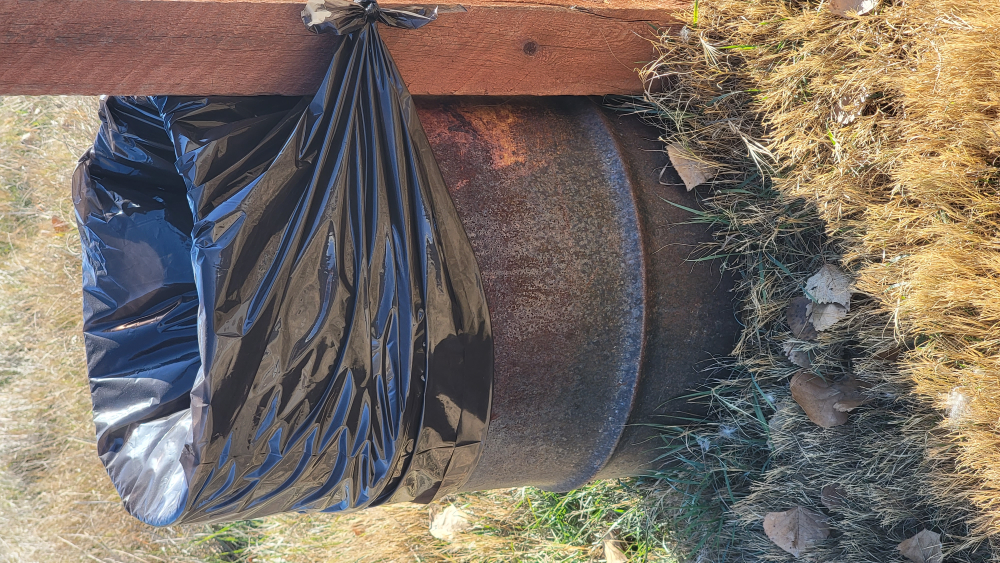
#> input picture photos/batch85/barrel-trash-close.jpg, 4000 x 2252 px, given in place of blue-pebbled-plastic.jpg, which was not available (shown at 1/4 size)
$ python tex_85.py
#> lines starting #> are read from the running program, lines starting #| are printed output that depends on the picture
"""Textures for queue item 85 (photos/batch85/): blue pebbled plastic, brushed bronze, grey cracked concrete, pink broom
concrete, spangled galvanized zinc and the creek bed, all seamless (two-pass, variance-preserving) + normal maps."""
import os, numpy as np, cv2
from PIL import Image
OUT = "assets/textures"; ROT = {3: Image.ROTATE_180, 6: Image.ROTATE_270, 8: Image.ROTATE_90}
def load(n):
#> called with n = 'blue-pebbled-plastic'
    im = Image.open(f"photos/batch85/{n}.jpg"); o = im.getexif().get(274, 1)
#> in load, im is the input picture: PIL image 4000x2252 RGB; mean R, G, B 119.5, 108.7, 99.3
#> after `o = im.getexif().get(274, 1)`: o = 6
    if o in ROT: im = im.transpose(ROT[o])
#> im: PIL image 2252x4000 RGB
    return cv2.cvtColor(np.asarray(im.convert("RGB")), cv2.COLOR_RGB2BGR)
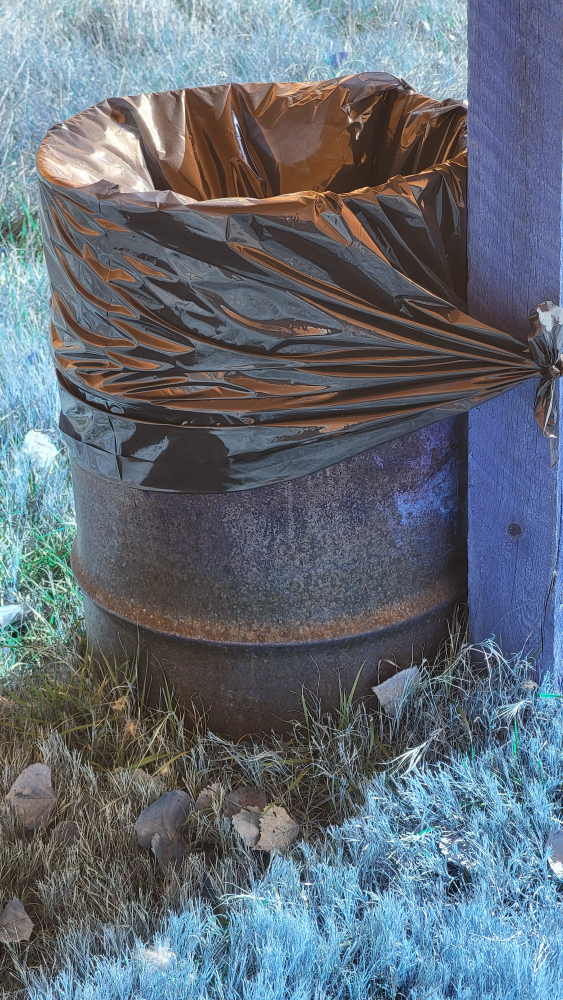
#> returned value: shape (4000, 2252, 3) (shown at 1/4 size); mean R, G, B 99.3, 108.7, 119.5
def crop(im, x0, y0, x1, y1): H, W = im.shape[:2]; return im[int(y0 * H):int(y1 * H), int(x0 * W):int(x1 * W)]
#> called with x0 = 0.1, y0 = 0.1, x1 = 0.9, y1 = 0.9
#> after `H, W = im.shape[:2]`: H = 4000; W = 2252
def seamless(p, size, flat=8):
    p = cv2.resize(p, size, interpolation=cv2.INTER_AREA).astype(np.float32); w, h = size
    r = np.roll(np.roll(p, h // 2, 0), w // 2, 1)
    wx = np.minimum(np.minimum(np.arange(w), w - 1 - np.arange(w)) / (w / 2), 1); wy = np.minimum(np.minimum(np.arange(h), h - 1 - np.arange(h)) / (h / 2), 1)
    m = np.minimum(wy[:, None], wx[None, :])[:, :, None] ** 0.6
    out = p * m + r * (1 - m)
    if flat: low = cv2.GaussianBlur(out, (0, 0), w / flat); out = out - low + low.mean((0, 1))
    return out.clip(0, 255).astype(np.uint8)
def save(n, a): cv2.imwrite(os.path.join(OUT, n + ".png"), a); print("wrote", n, a.shape[1], a.shape[0])
def art(src, name, box=(0, 0, 1, 1), maxw=1024):
    a = crop(load(src), *box); s = maxw / max(a.shape[:2]); save(name, cv2.resize(a, (int(a.shape[1] * s), int(a.shape[0] * s)), interpolation=cv2.INTER_AREA))

def seamless_vp(p, size, flat=8):
    """seamless in two 1-D passes (x, then y). Each pass blends the image with a copy rolled half a tile along that
    axis: the copy is used near the borders (where it is continuous) and the original near the centre line (where
    the copy has its seam), so neither seam ever shows. The blend is variance-preserving: mixing two uncorrelated
    images drops contrast by sqrt(m^2 + (1-m)^2), so it is re-scaled around the mean (no faded bands)."""
#> called with size = (512, 512), flat = 6
    p = cv2.resize(p, size, interpolation=cv2.INTER_AREA).astype(np.float32); w, h = size
#> after `p = cv2.resize(p, size, interpolation=cv2.INTER_AREA).astype(np.float3`:
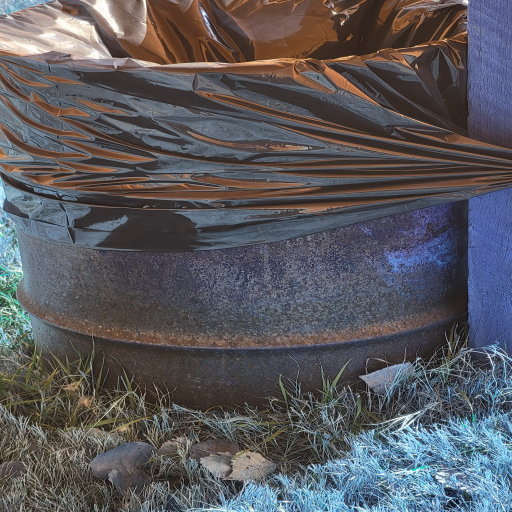
#> p: shape (512, 512, 3) float32; mean of channels 0, 1, 2 89.2, 88.3, 93.2; drawn as R, G, B
#> after `w, h = size`: w = 512; h = 512
    if flat: low = cv2.GaussianBlur(p, (0, 0), w / flat); p = p - low + low.mean((0, 1))
#> after `p = p - low + low.mean((0, 1))`:
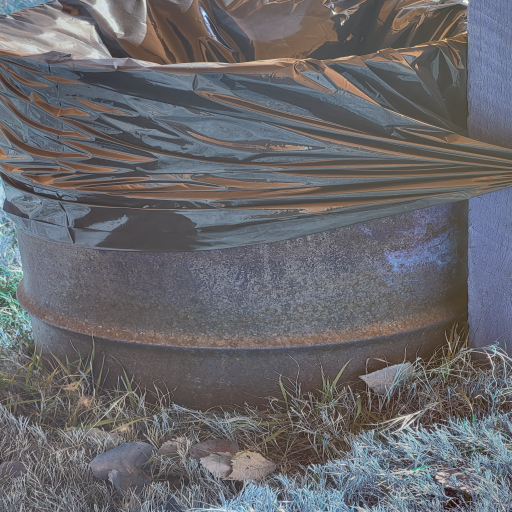
#> p: shape (512, 512, 3) float32; mean of channels 0, 1, 2 89.2, 88.3, 93.2; drawn with min black and max white
    mean = p.mean((0, 1))
#> mean = [89.16, 88.26, 93.2]
    def blend(img, axis, n):
#> called with axis = 1, n = 512
        r = np.roll(img, n // 2, axis); t = np.minimum(np.arange(n), n - 1 - np.arange(n)) / (n / 2)
#> after `r = np.roll(img, n // 2, axis)`:
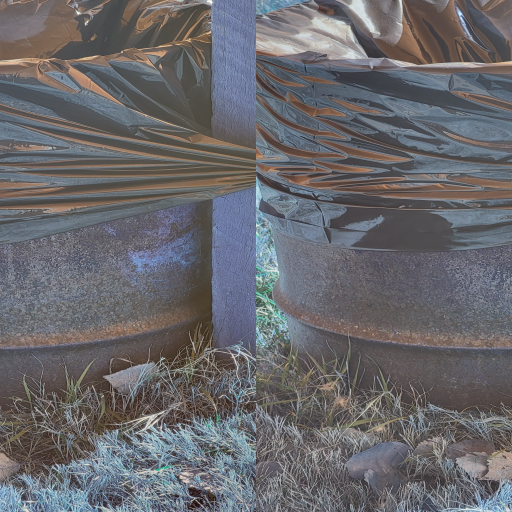
#> r: shape (512, 512, 3) float32; mean of channels 0, 1, 2 89.2, 88.3, 93.2; drawn with min black and max white
#> after `t = np.minimum(np.arange(n), n - 1 - np.arange(n)) / (n / 2)`: t = 512 values, max 0.996 at index 255, min 0 at index 0, mean 0.498
        m = np.clip(t * 1.8 - 0.4, 0, 1); m = m * m * (3 - 2 * m); m = m[:, None, None] if axis == 0 else m[None, :, None]
#> after `m = np.clip(t * 1.8 - 0.4, 0, 1)`: m = 512 values, max 1 at index 200, min 0 at index 0, mean 0.498
        return mean + (img * m + r * (1 - m) - mean) / np.sqrt(m * m + (1 - m) ** 2)
#> returned value: shape (512, 512, 3) float64
    out = blend(blend(p, 1, w), 0, h)
    return out.clip(0, 255).astype(np.uint8)
#| wrote b85_blueplastic 512 512
def normal_from(h, strength):
#> called with strength = 4
    dx = (np.roll(h, -1, 1) - np.roll(h, 1, 1)) * strength; dy = (np.roll(h, -1, 0) - np.roll(h, 1, 0)) * strength
#> after `dy = (np.roll(h, -1, 0) - np.roll(h, 1, 0)) * strength`:
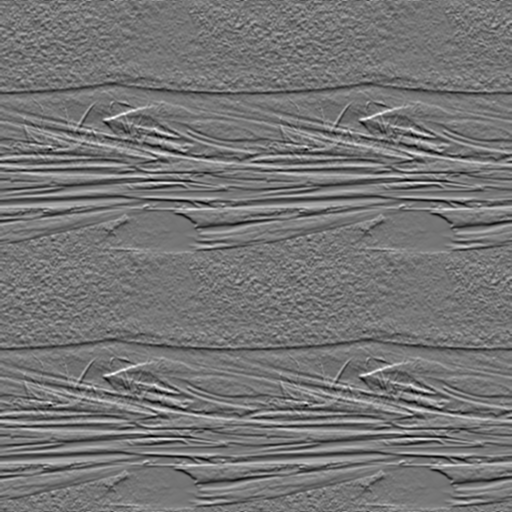
#> dy: shape (512, 512) float32; min -0.864, max 1.01, mean 2.91e-10; drawn with min black and max white
    n = np.dstack([-dx, dy, np.ones_like(h)]); n /= np.linalg.norm(n, axis=2, keepdims=True)
#> after `n = np.dstack([-dx, dy, np.ones_like(h)])`:
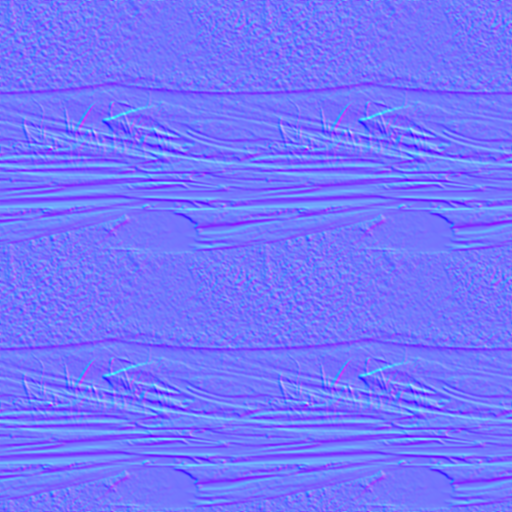
#> n: shape (512, 512, 3) float32; mean of channels 0, 1, 2 2.96e-12, 8.26e-09, 1; drawn with min black and max white
    return cv2.cvtColor(((n * 0.5 + 0.5) * 255).astype(np.uint8), cv2.COLOR_RGB2BGR)
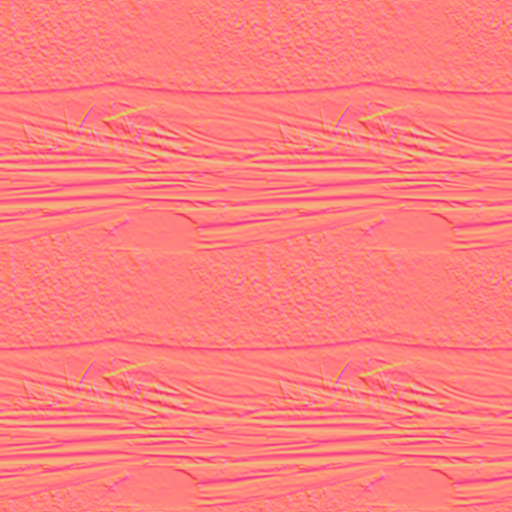
#> returned value: shape (512, 512, 3); mean R, G, B 251.7, 127.1, 127
def lum_normal(img, strength=3.0, blur=1.0):
    g = cv2.GaussianBlur(cv2.cvtColor(img, cv2.COLOR_BGR2GRAY).astype(np.float32) / 255.0, (0, 0), blur); return normal_from(g, strength)
for src, name, box, flat, nstr in [("blue-pebbled-plastic", "b85_blueplastic", (0.1, 0.1, 0.9, 0.9), 6, 4.0), ("brushed-bronze-metal", "b85_bronze", (0.05, 0.2, 0.95, 0.95), 4, 1.5),
                                   ("grey-cracked-concrete", "b85_crackconc", (0.05, 0.05, 0.95, 0.95), 8, 2.5), ("pink-broom-concrete", "b85_pinkconc", (0.05, 0.05, 0.95, 0.95), 8, 2.5),
                                   ("spangled-galvanized-zinc", "b85_zinc", (0.05, 0.05, 0.95, 0.95), 6, 2.0), ("creek-shallow-water", "b85_creekbed", (0.45, 0.62, 0.98, 0.98), 4, 3.0)]:
    t = seamless_vp(crop(load(src), *box), (512, 512), flat); save(name, t); save(name + "_n", lum_normal(t, nstr, 1.0))
#| wrote b85_blueplastic_n 512 512
#> pass 2 of the loop `for src, name, box, flat, nstr in [("blue-pebbled-plastic", "b85_bluep..`:
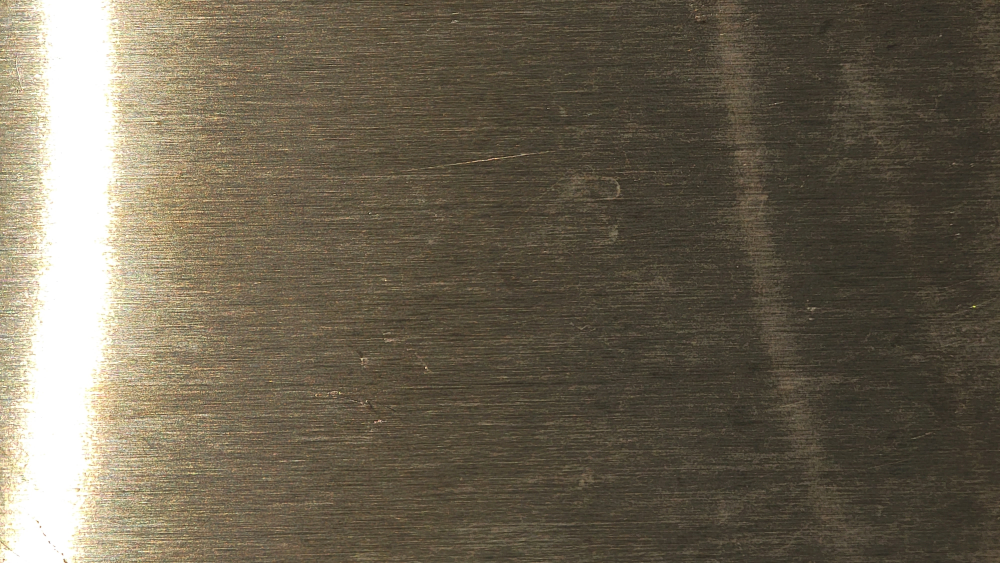
#> input picture photos/batch85/brushed-bronze-metal.jpg, 4000 x 2252 px, found by its file name (shown at 1/4 size)
#> in load, im is the input picture: PIL image 4000x2252 RGB; mean R, G, B 107.9, 98.9, 81.7
#> im: PIL image 2252x4000 RGB
#> in seamless_vp (call 2), `p = p - low + low.mean((0, 1))`:
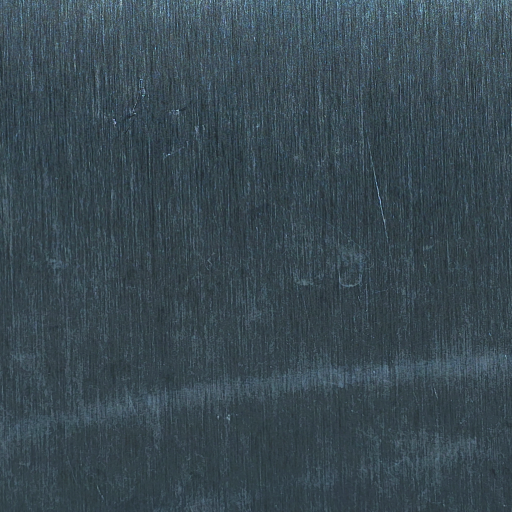
#> p: shape (512, 512, 3) float32; mean of channels 0, 1, 2 58.1, 74.2, 83.2; drawn as R, G, B
#> mean = [58.09, 74.25, 83.16]
#| wrote b85_bronze 512 512
#> in normal_from (call 2), `return cv2.cvtColor(((n * 0.5 + 0.5) * 255).astype(np.uint8), cv2.COLO..`:
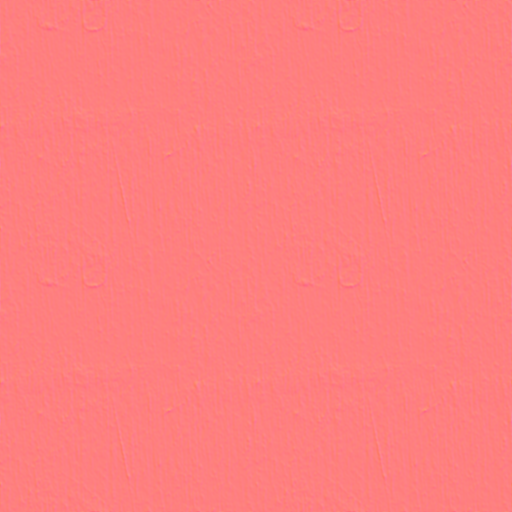
#> returned value: shape (512, 512, 3); mean R, G, B 254, 127, 127
#| wrote b85_bronze_n 512 512
#> pass 3 of the loop `for src, name, box, flat, nstr in [("blue-pebbled-plastic", "b85_bluep..`:
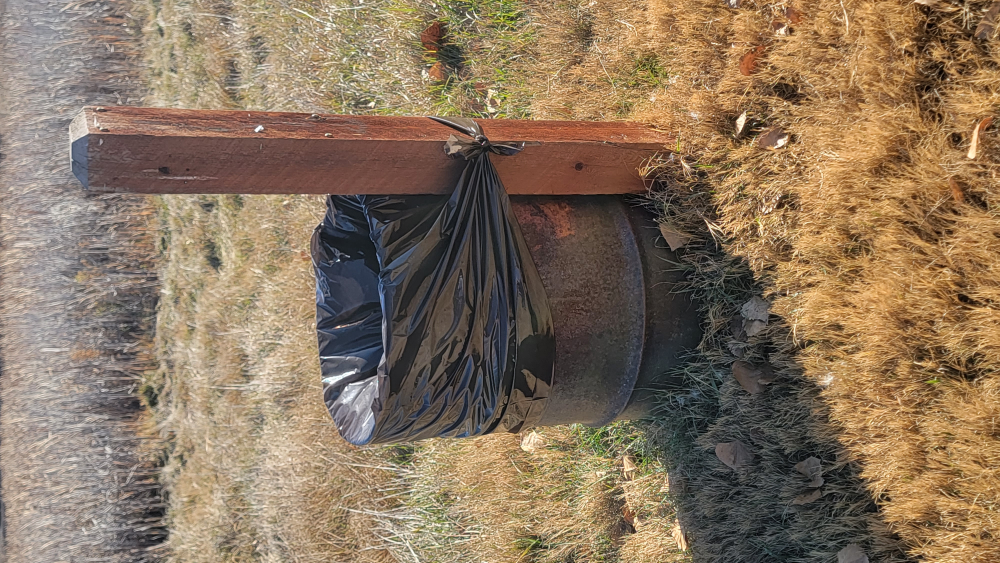
#> input picture photos/batch85/barrel-trash-post.jpg, 4000 x 2252 px, given in place of grey-cracked-concrete.jpg, which was not available (shown at 1/4 size)
#> in load, im is the input picture: PIL image 4000x2252 RGB; mean R, G, B 138, 117.3, 94.7
#> im: PIL image 2252x4000 RGB
#> in seamless_vp (call 3), `p = p - low + low.mean((0, 1))`:
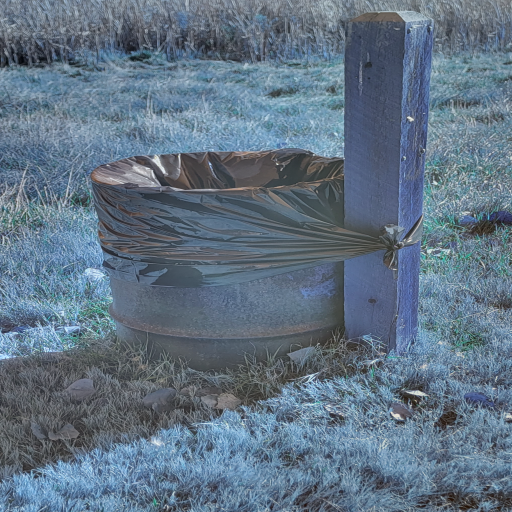
#> p: shape (512, 512, 3) float32; mean of channels 0, 1, 2 91.4, 112.9, 133.1; drawn with min black and max white
#> mean = [91.42, 112.9, 133.1]
#> in blend (call 6), `return mean + (img * m + r * (1 - m) - mean) / np.sqrt(m * m + (1 - m)..`:
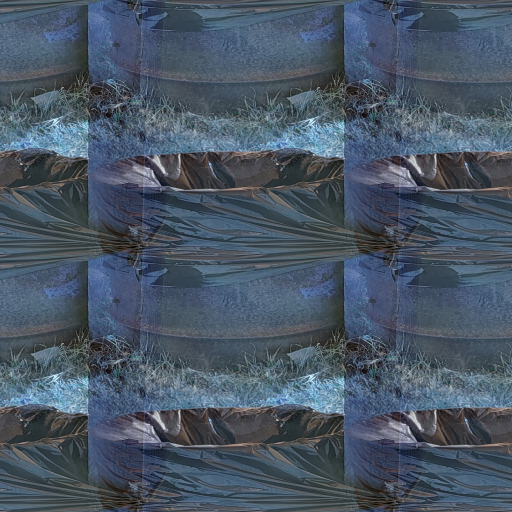
#> returned value: shape (512, 512, 3) float64; mean of channels 0, 1, 2 82.9, 97.4, 114; drawn with min black and max white
#| wrote b85_crackconc 512 512
#| wrote b85_crackconc_n 512 512
#> (the run stopped early here; a loop or call above may not have finished)
